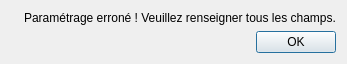
<?xml version="1.0" encoding="UTF-8"?>
<ui version="4.0">
 <class>Erreur</class>
 <widget class="QDialog" name="Erreur">
  <property name="geometry">
   <rect>
    <x>0</x>
    <y>0</y>
    <width>344</width>
    <height>91</height>
   </rect>
  </property>
  <property name="windowTitle">
   <string>DRIMERA</string>
  </property>
  <property name="windowIcon">
   <iconset>
    <normaloff>Im/info.png</normaloff>Im/info.png</iconset>
  </property>
  <layout class="QVBoxLayout" name="verticalLayout">
   <property name="sizeConstraint">
    <enum>QLayout::SetFixedSize</enum>
   </property>
   <item>
    <layout class="QHBoxLayout" name="horizontalLayout">
     <item>
      <widget class="QLabel" name="label_2">
       <property name="maximumSize">
        <size>
         <width>25</width>
         <height>25</height>
        </size>
       </property>
       <property name="text">
        <string/>
       </property>
       <property name="pixmap">
        <pixmap>Im/dangerflat.png</pixmap>
       </property>
       <property name="scaledContents">
        <bool>true</bool>
       </property>
      </widget>
     </item>
     <item>
      <widget class="QLabel" name="label">
       <property name="text">
        <string>Paramétrage erroné ! Veuillez renseigner tous les champs.</string>
       </property>
       <property name="alignment">
        <set>Qt::AlignCenter</set>
       </property>
       <property name="margin">
        <number>0</number>
       </property>
      </widget>
     </item>
    </layout>
   </item>
   <item>
    <widget class="QDialogButtonBox" name="buttonBox">
     <property name="orientation">
      <enum>Qt::Horizontal</enum>
     </property>
     <property name="standardButtons">
      <set>QDialogButtonBox::Ok</set>
     </property>
    </widget>
   </item>
  </layout>
 </widget>
 <resources/>
 <connections>
  <connection>
   <sender>buttonBox</sender>
   <signal>accepted()</signal>
   <receiver>Erreur</receiver>
   <slot>accept()</slot>
   <hints>
    <hint type="sourcelabel">
     <x>248</x>
     <y>254</y>
    </hint>
    <hint type="destinationlabel">
     <x>157</x>
     <y>274</y>
    </hint>
   </hints>
  </connection>
  <connection>
   <sender>buttonBox</sender>
   <signal>rejected()</signal>
   <receiver>Erreur</receiver>
   <slot>reject()</slot>
   <hints>
    <hint type="sourcelabel">
     <x>316</x>
     <y>260</y>
    </hint>
    <hint type="destinationlabel">
     <x>286</x>
     <y>274</y>
    </hint>
   </hints>
  </connection>
 </connections>
</ui>
